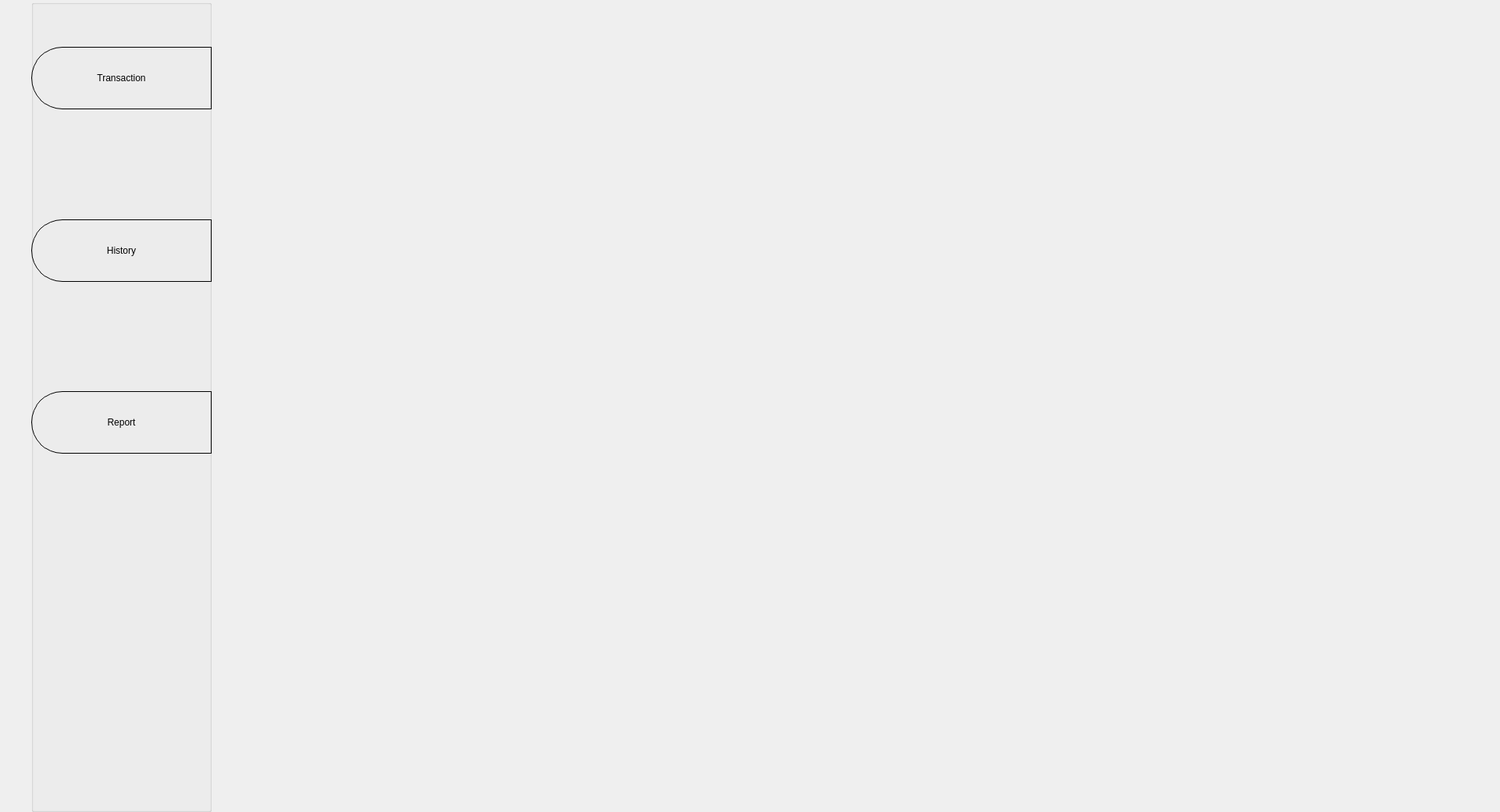
<?xml version="1.0" encoding="UTF-8"?>
<ui version="4.0">
 <class>w_cashier</class>
 <widget class="QWidget" name="w_cashier">
  <property name="geometry">
   <rect>
    <x>0</x>
    <y>0</y>
    <width>1921</width>
    <height>1040</height>
   </rect>
  </property>
  <property name="windowTitle">
   <string>Form</string>
  </property>
  <property name="windowIcon">
   <iconset>
    <normaloff>:/Main/MINI-GRO.png</normaloff>:/Main/MINI-GRO.png</iconset>
  </property>
  <widget class="QGroupBox" name="gb_sidebar">
   <property name="geometry">
    <rect>
     <x>40</x>
     <y>0</y>
     <width>231</width>
     <height>1040</height>
    </rect>
   </property>
   <property name="minimumSize">
    <size>
     <width>0</width>
     <height>1040</height>
    </size>
   </property>
   <property name="styleSheet">
    <string notr="true">QPushButton {
	border: 1px solid #000000;
	border-top-left-radius: 40px;
	border-bottom-left-radius: 40px;
}</string>
   </property>
   <property name="title">
    <string/>
   </property>
   <widget class="QWidget" name="layoutWidget">
    <property name="geometry">
     <rect>
      <x>0</x>
      <y>0</y>
      <width>231</width>
      <height>581</height>
     </rect>
    </property>
    <layout class="QVBoxLayout" name="verticalLayout">
     <item>
      <widget class="QLabel" name="Logo">
       <property name="maximumSize">
        <size>
         <width>229</width>
         <height>137</height>
        </size>
       </property>
       <property name="text">
        <string/>
       </property>
       <property name="pixmap">
        <pixmap>../src/frontend/__image/logo_u1.png</pixmap>
       </property>
       <property name="scaledContents">
        <bool>true</bool>
       </property>
      </widget>
     </item>
     <item>
      <spacer name="verticalSpacer">
       <property name="orientation">
        <enum>Qt::Vertical</enum>
       </property>
       <property name="sizeType">
        <enum>QSizePolicy::Minimum</enum>
       </property>
       <property name="sizeHint" stdset="0">
        <size>
         <width>5</width>
         <height>40</height>
        </size>
       </property>
      </spacer>
     </item>
     <item>
      <widget class="QPushButton" name="pb_dashboard">
       <property name="minimumSize">
        <size>
         <width>80</width>
         <height>80</height>
        </size>
       </property>
       <property name="maximumSize">
        <size>
         <width>16777215</width>
         <height>80</height>
        </size>
       </property>
       <property name="text">
        <string>Transaction</string>
       </property>
      </widget>
     </item>
     <item>
      <spacer name="verticalSpacer_2">
       <property name="orientation">
        <enum>Qt::Vertical</enum>
       </property>
       <property name="sizeHint" stdset="0">
        <size>
         <width>20</width>
         <height>10</height>
        </size>
       </property>
      </spacer>
     </item>
     <item>
      <widget class="QPushButton" name="pb_history">
       <property name="minimumSize">
        <size>
         <width>80</width>
         <height>80</height>
        </size>
       </property>
       <property name="maximumSize">
        <size>
         <width>16777215</width>
         <height>80</height>
        </size>
       </property>
       <property name="text">
        <string>History</string>
       </property>
      </widget>
     </item>
     <item>
      <spacer name="verticalSpacer_3">
       <property name="orientation">
        <enum>Qt::Vertical</enum>
       </property>
       <property name="sizeHint" stdset="0">
        <size>
         <width>20</width>
         <height>40</height>
        </size>
       </property>
      </spacer>
     </item>
     <item>
      <widget class="QPushButton" name="pb_report">
       <property name="minimumSize">
        <size>
         <width>80</width>
         <height>80</height>
        </size>
       </property>
       <property name="maximumSize">
        <size>
         <width>16777215</width>
         <height>80</height>
        </size>
       </property>
       <property name="text">
        <string>Report</string>
       </property>
      </widget>
     </item>
    </layout>
   </widget>
   <widget class="QWidget" name="userPlaceholder" native="true">
    <property name="geometry">
     <rect>
      <x>10</x>
      <y>670</y>
      <width>221</width>
      <height>311</height>
     </rect>
    </property>
   </widget>
  </widget>
  <widget class="QStackedWidget" name="sw_sales">
   <property name="geometry">
    <rect>
     <x>290</x>
     <y>0</y>
     <width>1600</width>
     <height>1040</height>
    </rect>
   </property>
   <property name="currentIndex">
    <number>-1</number>
   </property>
  </widget>
 </widget>
 <resources/>
 <connections/>
</ui>
